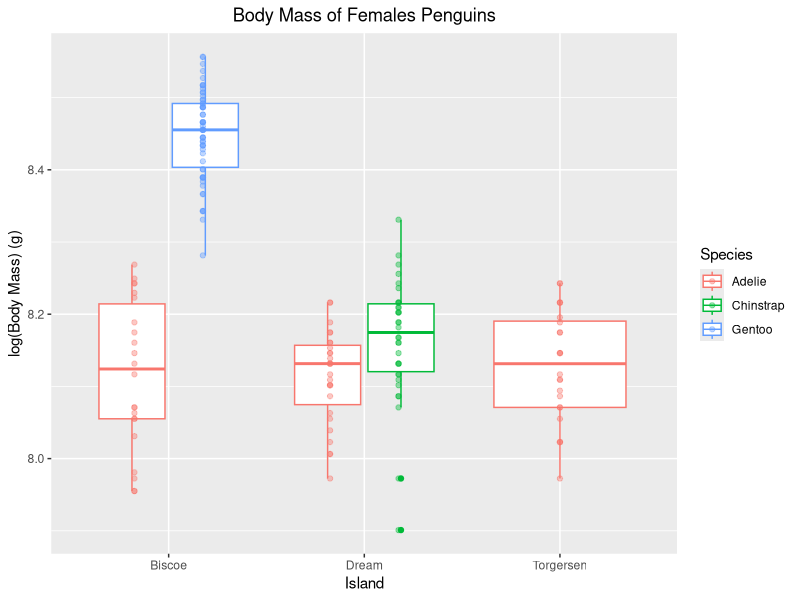
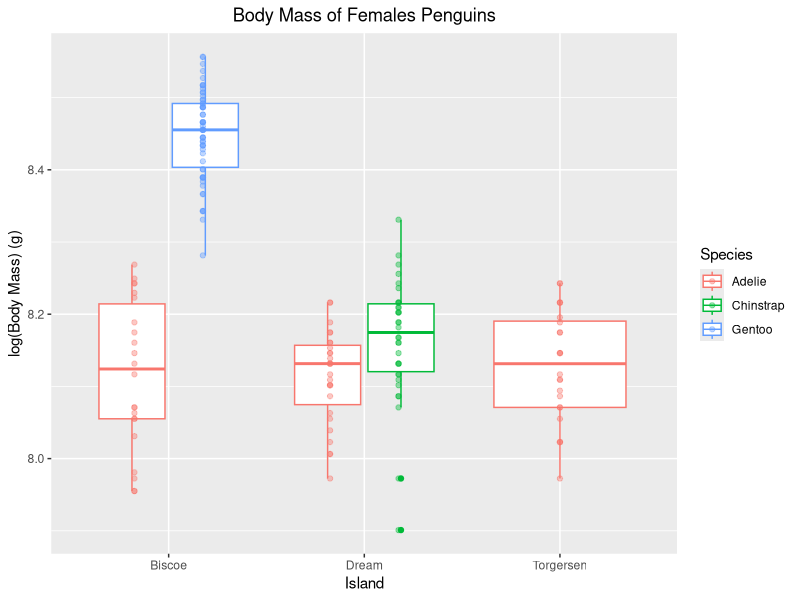

Source code (R) for these figures, in order:
### Today we are going to data wrangle penguin data as a group####
### Created by: Avetis Mishegyan #############
### Updated on: 2023-02-14 ####################


#### Load Libraries ######
library(palmerpenguins)
library(tidyverse)
library(here)


### Load data ######
# The data is part of the package and is called penguins
# Glimpse allows us to inspect the data
glimpse(penguins)



### Data Analysis ######
head(penguins)
tail(penguins)



# Assignment Part 1
assignment_1 <- penguins %>% 
  drop_na(species, island, sex) %>% # drops all NA's in species, island, and sex
  group_by(species, island, sex) %>% # groups by so that you can summarize values by certain groups.
  summarise(mean_body_mass_g = mean(body_mass_g, na.rm = TRUE), # summarise allows calcs. like mean and variance
            variance_body_mass_g = var(body_mass_g, na.rm = TRUE))
View(assignment_1)

# Assignment Part 2
assignment_2 <- penguins %>%
  drop_na(sex, body_mass_g) %>% # Drops all NA's in sex and body mass
  filter(sex != "male") %>% # Excludes males data
  select(Island = island, # selects columns (shortens columns to only the ones mentioned in order)
            Sex = sex,
            Species = species,
            Body_Mass_g = body_mass_g) %>%
  mutate(Log_Body_Mass_g = log(Body_Mass_g)) %>% # allows for calcs. on each row within a column
  ggplot(mapping = aes(x = Island, # sets log (Body Mass) as a function of island
                       y = Log_Body_Mass_g,
                       color = Species)) +
    geom_boxplot() + # plots log (Body Mass) as a function of island using a box plot graph
    geom_jitter(alpha = .4, # plots log (Body Mass) as a function of island using a jitter plot graph
                position = position_dodge(width = 0.7)) +
      labs(y = "log(Body Mass) (g)",
           x = "Island",
           title = "Body Mass of Females Penguins",
           fill = "Species") +
      theme(plot.title = element_text(hjust = .5)) # centers graph title

assignment_2

ggsave(here("week_4","output","data_wrangling_lab_assignment_part2_2023_02_14.R.png"),
       width = 7, height = 5) # adjust size of graph in inches
